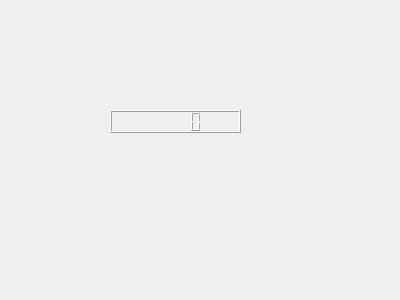
<?xml version="1.0" encoding="UTF-8"?>
<ui version="4.0">
 <class>Widget</class>
 <widget class="QWidget" name="Widget">
  <property name="geometry">
   <rect>
    <x>0</x>
    <y>0</y>
    <width>400</width>
    <height>300</height>
   </rect>
  </property>
  <property name="windowTitle">
   <string>Widget</string>
  </property>
  <widget class="QLCDNumber" name="lcdNumber">
   <property name="geometry">
    <rect>
     <x>110</x>
     <y>110</y>
     <width>131</width>
     <height>23</height>
    </rect>
   </property>
  </widget>
 </widget>
 <layoutdefault spacing="6" margin="11"/>
 <resources/>
 <connections/>
</ui>
